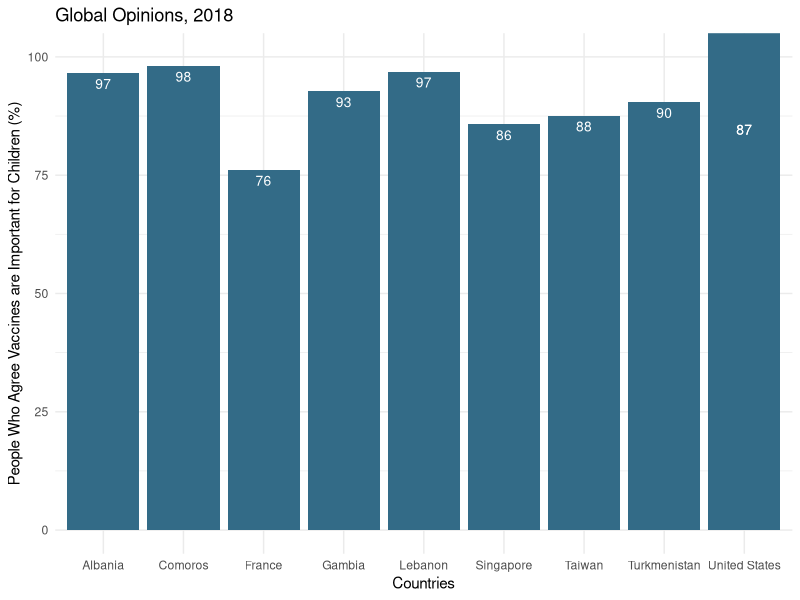

This chart was generated by the following R code:
setwd("~/Desktop/R Scripts/Preventable-Diseases")
vacs <- read.csv("Vacs.csv")

USA <- vacs[153,]
vacs1 <- vacs[-153,]
randomizer <- data.frame(vacs[sample(nrow(vacs1), 9), ])

newdf <- rbind(randomizer, USA)

library(ggplot2)
v <- ggplot(newdf, aes(x= Entity, y = Share.of.people.who.agree.vaccines.are.important.for.children.to.have....))
v + geom_bar(stat = "identity", fill="#336B87") + theme_minimal() +
  coord_cartesian(ylim = c(0, 100)) + 
  geom_text(label= paste(round(newdf$Share.of.people.who.agree.vaccines.are.important.for.children.to.have...., digits = 0)), vjust=1.6, color="white", size=3.5) +
  #geom_text(label = paste(newdf$Share.of.people.who.agree.vaccines.are.important.for.children.to.have....), size = 3, position = "above") +
  labs(title ="Global Opinions, 2018", x = "Countries", y = "People Who Agree Vaccines are Important for Children (%)")
